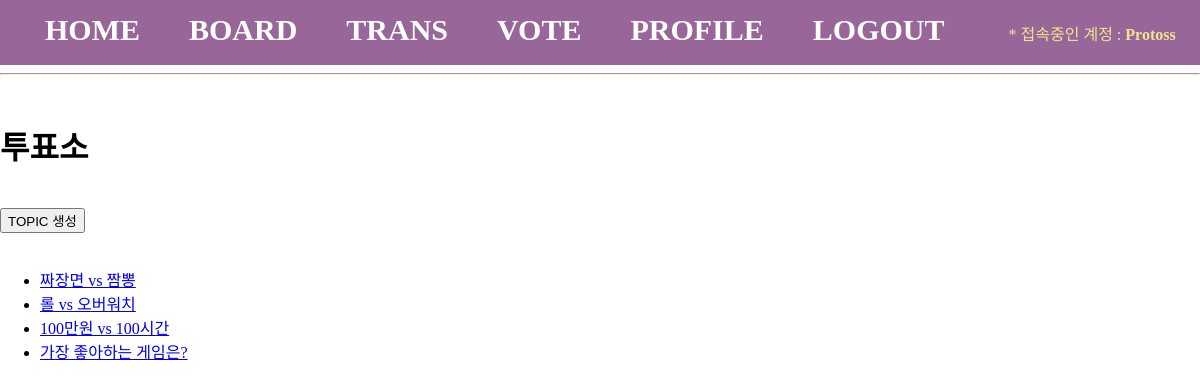
/vote/index/ (signed in), run on the app's committed database.
### acc/models.py (models this page shows, shortened)
class User(AbstractUser):
    pic = models.ImageField(upload_to="user/%y/%m/%d")
    comment = models.TextField()
    age = models.IntegerField(default=1)

### vote/models.py (models this page shows, shortened)
class Topic(models.Model):
    subject = models.CharField(max_length=100)
    maker = models.ForeignKey(User, on_delete=models.CASCADE, related_name="maker")
    content = models.TextField()
    pubdate = models.DateTimeField()
    voter = models.ManyToManyField(User, blank=True, related_name="voter")

### vote/views.py (the view)
# urls.py: path('index/', views.index, name="index"),
def index(req):
    t = Topic.objects.all()
    context = {
        "tset" : t
    }
    return render(req, "vote/index.html", context)

### templates/vote/index.html (shortened to what this page needs)
{% extends 'base.html' %}
{% block con %}
<h1><b>투표소</b></h1>
<a href="{% url 'vote:create' %}"><button>TOPIC 생성</button></a>
<ul>
    {% for i in tset%}
        <li>
            <a href="{% url 'vote:detail' i.id %}">{{ i.subject }}</a>
        </li>
    {% endfor %}
</ul>
{% endblock %}

### templates/base.html (shortened to what this page needs)
{% if request.user.is_authenticated %}
    <div class="menubar">
        <a href="{% url 'acc:index' %}" class="menu">HOME</a>
        <a href="{% url 'board:index' %}" class="menu">BOARD</a>
        <a href="{% url 'trans:index' %}" class="menu">TRANS</a>
        <a href="{% url 'vote:index' %}" class="menu">VOTE</a>
        <a href="{% url 'acc:profile' %}" class="menu">PROFILE</a>
        <a href="{% url 'acc:logout' %}" class="menu">LOGOUT</a>
        <span class="connection">* 접속중인 계정 : <b>{{ user }}</b></span>
    </div>
{% else %}
    <div>
        <a href="{% url 'acc:index' %}" class="menu">HOME</a>
        <a href="{% url 'acc:login' %}" class="menu">LOGIN</a>
        <a href="{% url 'acc:signup' %}" class="menu">SIGNUP</a>
    </div>
{% endif %}
<hr>
{% block con %}
{% endblock %}

### templates/base.html (style rules this page uses)
.menubar { background-color: #996699; line-height: 60px; }
.connection { margin-left:60px; color: #F0E68C; }
.menu { text-decoration: none; font-size: 30px; color: white; font-weight: bold; margin-left: 45px; }

### data on the page
User: username "Protoss"
Topic: subject "짜장면 vs 짬뽕"
Topic: subject "롤 vs 오버워치"
Topic: subject "100만원 vs 100시간"
Topic: subject "가장 좋아하는 게임은?"
